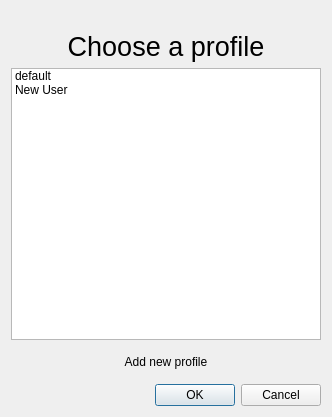
<?xml version="1.0" encoding="UTF-8"?>
<ui version="4.0">
 <class>QgsUserProfileSelectionDialog</class>
 <widget class="QDialog" name="QgsUserProfileSelectionDialog">
  <property name="geometry">
   <rect>
    <x>0</x>
    <y>0</y>
    <width>332</width>
    <height>417</height>
   </rect>
  </property>
  <property name="windowTitle">
   <string>User Profile Selector</string>
  </property>
  <layout class="QVBoxLayout" name="verticalLayout">
   <item>
    <layout class="QHBoxLayout">
     <item>
      <widget class="QLabel" name="label_2">
       <property name="maximumSize">
       <size>
         <width>100</width>
         <height>100</height>
       </size>
       </property>
       <property name="text">
        <string/>
       </property>
       <property name="pixmap">
        <pixmap resource="../../images/images.qrc">:/images/svg/logos/hake-gis-icon.svg</pixmap>
       </property>
       <property name="scaledContents">
        <bool>true</bool>
       </property>
       <property name="alignment">
        <set>Qt::AlignCenter</set>
       </property>
      </widget>
     </item>
    </layout>
   </item>
   <item>
    <widget class="QLabel" name="label">
     <property name="font">
      <font>
       <pointsize>20</pointsize>
      </font>
     </property>
     <property name="text">
      <string>Choose a profile</string>
     </property>
     <property name="alignment">
      <set>Qt::AlignCenter</set>
     </property>
    </widget>
   </item>
   <item>
    <widget class="QListWidget" name="mProfileListWidget">
     <property name="uniformItemSizes">
      <bool>true</bool>
     </property>
     <item>
      <property name="text">
       <string>default</string>
      </property>
      <property name="icon">
       <iconset resource="../../images/images.qrc">
        <normaloff>:/images/themes/default/user.svg</normaloff>:/images/themes/default/user.svg</iconset>
      </property>
     </item>
     <item>
      <property name="text">
       <string>New User</string>
      </property>
      <property name="icon">
       <iconset resource="../../images/images.qrc">
        <normaloff>:/images/themes/default/user.svg</normaloff>:/images/themes/default/user.svg</iconset>
      </property>
     </item>
    </widget>
   </item>
   <item>
    <widget class="QToolButton" name="mAddProfileButton">
     <property name="sizePolicy">
      <sizepolicy hsizetype="Expanding" vsizetype="Preferred">
       <horstretch>1</horstretch>
       <verstretch>0</verstretch>
      </sizepolicy>
     </property>
     <property name="minimumSize">
      <size>
       <width>40</width>
       <height>32</height>
      </size>
     </property>
     <property name="text">
      <string>Add new profile</string>
     </property>
     <property name="icon">
      <iconset resource="../../images/images.qrc">
       <normaloff>:/images/themes/default/symbologyAdd.svg</normaloff>:/images/themes/default/symbologyAdd.svg</iconset>
     </property>
     <property name="iconSize">
      <size>
       <width>16</width>
       <height>16</height>
      </size>
     </property>
     <property name="toolButtonStyle">
      <enum>Qt::ToolButtonTextBesideIcon</enum>
     </property>
     <property name="autoRaise">
      <bool>true</bool>
     </property>
    </widget>
   </item>
   <item>
    <widget class="QDialogButtonBox" name="buttonBox">
     <property name="orientation">
      <enum>Qt::Horizontal</enum>
      </property>
     <property name="standardButtons">
      <set>QDialogButtonBox::Cancel|QDialogButtonBox::Ok</set>
     </property>
    </widget>
   </item>
  </layout>
 </widget>
 <resources>
  <include location="../../images/images.qrc"/>
 </resources>
 <connections>
  <connection>
   <sender>buttonBox</sender>
   <signal>accepted()</signal>
   <receiver>QgsUserProfileSelectionDialog</receiver>
   <slot>accept()</slot>
   <hints>
    <hint type="sourcelabel">
     <x>145</x>
     <y>392</y>
    </hint>
    <hint type="destinationlabel">
     <x>165</x>
     <y>208</y>
    </hint>
   </hints>
  </connection>
  <connection>
   <sender>buttonBox</sender>
   <signal>rejected()</signal>
   <receiver>QgsUserProfileSelectionDialog</receiver>
   <slot>reject()</slot>
   <hints>
    <hint type="sourcelabel">
     <x>145</x>
     <y>392</y>
    </hint>
    <hint type="destinationlabel">
     <x>165</x>
     <y>208</y>
    </hint>
   </hints>
  </connection>
 </connections>
</ui>
